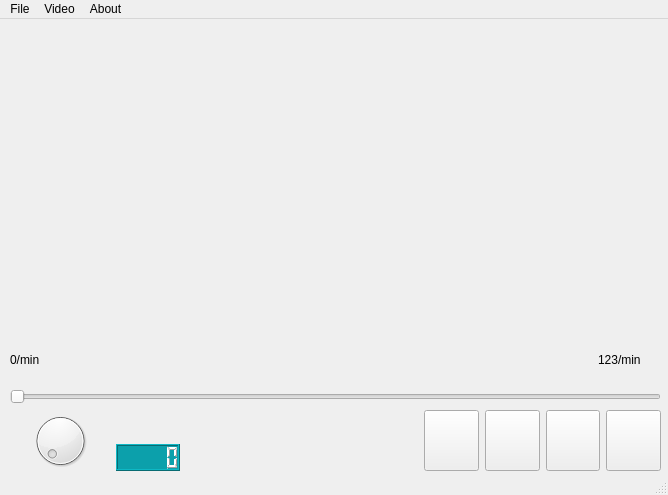
<?xml version="1.0" encoding="UTF-8"?>
<ui version="4.0">
 <class>MainWindow</class>
 <widget class="QMainWindow" name="MainWindow">
  <property name="geometry">
   <rect>
    <x>0</x>
    <y>0</y>
    <width>668</width>
    <height>495</height>
   </rect>
  </property>
  <property name="windowTitle">
   <string>MainWindow</string>
  </property>
  <widget class="QWidget" name="centralwidget">
   <widget class="QWidget" name="layoutWidget">
    <property name="geometry">
     <rect>
      <x>10</x>
      <y>330</y>
      <width>631</width>
      <height>22</height>
     </rect>
    </property>
    <layout class="QHBoxLayout" name="horizontalLayout_3">
     <item>
      <widget class="QLabel" name="start_label">
       <property name="text">
        <string>0/min</string>
       </property>
      </widget>
     </item>
     <item>
      <spacer name="horizontalSpacer_2">
       <property name="orientation">
        <enum>Qt::Horizontal</enum>
       </property>
       <property name="sizeHint" stdset="0">
        <size>
         <width>478</width>
         <height>20</height>
        </size>
       </property>
      </spacer>
     </item>
     <item>
      <widget class="QLabel" name="end_lebel">
       <property name="text">
        <string>123/min</string>
       </property>
      </widget>
     </item>
    </layout>
   </widget>
   <widget class="QWidget" name="layoutWidget">
    <property name="geometry">
     <rect>
      <x>10</x>
      <y>370</y>
      <width>651</width>
      <height>82</height>
     </rect>
    </property>
    <layout class="QVBoxLayout" name="verticalLayout_2">
     <item>
      <widget class="QSlider" name="horizontalSlider">
       <property name="orientation">
        <enum>Qt::Horizontal</enum>
       </property>
      </widget>
     </item>
     <item>
      <layout class="QHBoxLayout" name="horizontalLayout_2">
       <item>
        <widget class="QDial" name="Volume_dial"/>
       </item>
       <item>
        <layout class="QVBoxLayout" name="verticalLayout">
         <item>
          <widget class="QLabel" name="volume_label">
           <property name="text">
            <string/>
           </property>
          </widget>
         </item>
         <item>
          <widget class="QLCDNumber" name="lcdNumber">
           <property name="font">
            <font>
             <italic>true</italic>
             <bold>true</bold>
            </font>
           </property>
           <property name="styleSheet">
            <string notr="true">color: white;
background-color: #0ca0ab; </string>
           </property>
          </widget>
         </item>
        </layout>
       </item>
       <item>
        <spacer name="horizontalSpacer">
         <property name="orientation">
          <enum>Qt::Horizontal</enum>
         </property>
         <property name="sizeHint" stdset="0">
          <size>
           <width>208</width>
           <height>20</height>
          </size>
         </property>
        </spacer>
       </item>
       <item>
        <layout class="QHBoxLayout" name="horizontalLayout">
         <item>
          <widget class="QPushButton" name="start_btn">
           <property name="sizePolicy">
            <sizepolicy hsizetype="Expanding" vsizetype="Minimum">
             <horstretch>0</horstretch>
             <verstretch>0</verstretch>
            </sizepolicy>
           </property>
           <property name="text">
            <string/>
           </property>
          </widget>
         </item>
         <item>
          <widget class="QPushButton" name="pause_btn">
           <property name="sizePolicy">
            <sizepolicy hsizetype="Expanding" vsizetype="Minimum">
             <horstretch>0</horstretch>
             <verstretch>0</verstretch>
            </sizepolicy>
           </property>
           <property name="text">
            <string/>
           </property>
          </widget>
         </item>
         <item>
          <widget class="QPushButton" name="control_stop_btn">
           <property name="sizePolicy">
            <sizepolicy hsizetype="Expanding" vsizetype="Minimum">
             <horstretch>0</horstretch>
             <verstretch>0</verstretch>
            </sizepolicy>
           </property>
           <property name="text">
            <string/>
           </property>
          </widget>
         </item>
         <item>
          <widget class="QPushButton" name="Full_Screen_btn">
           <property name="sizePolicy">
            <sizepolicy hsizetype="Expanding" vsizetype="Minimum">
             <horstretch>0</horstretch>
             <verstretch>0</verstretch>
            </sizepolicy>
           </property>
           <property name="text">
            <string/>
           </property>
          </widget>
         </item>
        </layout>
       </item>
      </layout>
     </item>
    </layout>
   </widget>
  </widget>
  <widget class="QMenuBar" name="menubar">
   <property name="geometry">
    <rect>
     <x>0</x>
     <y>0</y>
     <width>668</width>
     <height>22</height>
    </rect>
   </property>
   <widget class="QMenu" name="menuFile">
    <property name="title">
     <string>File</string>
    </property>
    <addaction name="actionOpen"/>
   </widget>
   <widget class="QMenu" name="menuVideo">
    <property name="title">
     <string>Video</string>
    </property>
    <addaction name="actionsmall_screen"/>
    <addaction name="separator"/>
    <addaction name="actionplayVideo"/>
    <addaction name="separator"/>
    <addaction name="actionpauseVideo"/>
    <addaction name="separator"/>
    <addaction name="actionfullScreen"/>
    <addaction name="separator"/>
    <addaction name="actionTrueFullScreen"/>
   </widget>
   <widget class="QMenu" name="menuAbout">
    <property name="title">
     <string>About</string>
    </property>
    <addaction name="actionAbout"/>
   </widget>
   <addaction name="menuFile"/>
   <addaction name="menuVideo"/>
   <addaction name="menuAbout"/>
  </widget>
  <widget class="QStatusBar" name="statusbar"/>
  <action name="actionOpen">
   <property name="icon">
    <iconset resource="resourcen.qrc">
     <normaloff>:/icon/img/icons/24px_folder.png</normaloff>:/icon/img/icons/24px_folder.png</iconset>
   </property>
   <property name="text">
    <string>Open</string>
   </property>
   <property name="toolTip">
    <string>Open A File</string>
   </property>
  </action>
  <action name="actionsmall_screen">
   <property name="icon">
    <iconset resource="resourcen.qrc">
     <normaloff>:/icon/img/icons/16px_minimize.png</normaloff>:/icon/img/icons/16px_minimize.png</iconset>
   </property>
   <property name="text">
    <string>small_screen</string>
   </property>
   <property name="shortcut">
    <string>Ctrl+S</string>
   </property>
  </action>
  <action name="actionplayVideo">
   <property name="icon">
    <iconset resource="resourcen.qrc">
     <normaloff>:/icon/img/icons/play-button.png</normaloff>:/icon/img/icons/play-button.png</iconset>
   </property>
   <property name="text">
    <string>playVideo</string>
   </property>
   <property name="shortcut">
    <string>Ctrl+A</string>
   </property>
  </action>
  <action name="actionpauseVideo">
   <property name="icon">
    <iconset resource="resourcen.qrc">
     <normaloff>:/icon/img/icons/pause.png</normaloff>:/icon/img/icons/pause.png</iconset>
   </property>
   <property name="text">
    <string>pauseVideo</string>
   </property>
   <property name="shortcut">
    <string>Ctrl+Y</string>
   </property>
  </action>
  <action name="actionfullScreen">
   <property name="icon">
    <iconset resource="resourcen.qrc">
     <normaloff>:/icon/img/icons/24px_maximize(1).png</normaloff>:/icon/img/icons/24px_maximize(1).png</iconset>
   </property>
   <property name="text">
    <string>fullScreen</string>
   </property>
   <property name="shortcut">
    <string>Ctrl+F</string>
   </property>
  </action>
  <action name="actionAbout">
   <property name="icon">
    <iconset resource="resourcen.qrc">
     <normaloff>:/icon/img/icons/24px_question.png</normaloff>:/icon/img/icons/24px_question.png</iconset>
   </property>
   <property name="text">
    <string>About</string>
   </property>
   <property name="shortcut">
    <string>Ctrl+H</string>
   </property>
  </action>
  <action name="actionTrueFullScreen">
   <property name="icon">
    <iconset resource="resourcen.qrc">
     <normaloff>:/icon/img/icons/24px_maximize(1).png</normaloff>:/icon/img/icons/24px_maximize(1).png</iconset>
   </property>
   <property name="text">
    <string>TrueFullScreen</string>
   </property>
  </action>
 </widget>
 <resources>
  <include location="resourcen.qrc"/>
 </resources>
 <connections/>
</ui>
